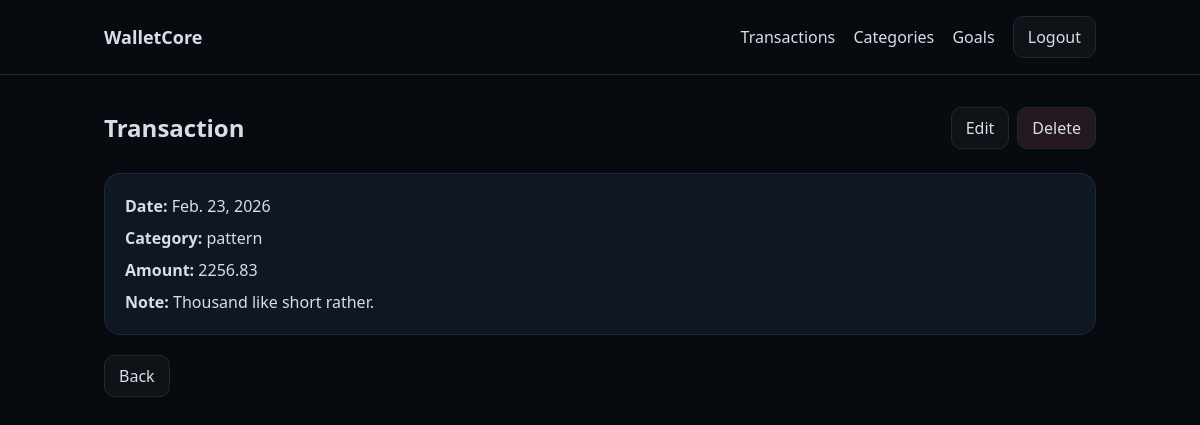
The page /transactions/1/ (signed in) on the database its author committed.
### finances/models.py (models this page shows, shortened)
class Transaction(models.Model):
    user = models.ForeignKey(User, on_delete=models.CASCADE)
    category = models.ForeignKey(Category, on_delete=models.PROTECT)
    amount = models.DecimalField(max_digits=12, decimal_places=2)
    date = models.DateField(default=timezone.now)
    note = models.TextField(blank=True)

class Category(models.Model):
    INCOME = 'INCOME'
    EXPENSE = 'EXPENSE'
    TYPE_CHOICES = [(INCOME, 'Income'), (EXPENSE, 'Expense')]
    name = models.CharField(max_length=50)
    type = models.CharField(max_length=10, choices=TYPE_CHOICES)

### finances/views.py (the view)
# urls.py: path("transactions/<int:pk>/", views.TransactionDetail.as_view(), name="transaction_detail"),
class TransactionDetail(LoginRequiredMixin, DetailView):
    model = Transaction
    template_name = "finances/transaction_detail.html"
    def get_queryset(self):
        return Transaction.objects.filter(user=self.request.user)

### templates/finances/transaction_detail.html
{% extends "base.html" %}
{% block content %}
<div class="flex items-center justify-between mb-6">
  <h2 class="text-2xl font-semibold">Transaction</h2>
  <div class="flex gap-2">
    <a class="wc-btn" href="{% url 'finances:transaction_edit' object.pk %}">Edit</a>
    <a class="wc-btn" style="background: var(--danger-soft);" href="{% url 'finances:transaction_delete' object.pk %}">Delete</a>
  </div>
</div>
<div class="wc-card space-y-2">
  <p><strong>Date:</strong> {{ object.date }}</p>
  <p><strong>Category:</strong> {{ object.category.name }}</p>
  <p><strong>Amount:</strong> {{ object.amount }}</p>
  <p><strong>Note:</strong> {{ object.note|default:"-" }}</p>
</div>
<div class="mt-5">
  <a class="wc-btn" href="{% url 'finances:transaction_list' %}">Back</a>
</div>
{% endblock %}

### templates/base.html (style rules this page uses)
:root { --bg0: #070b10; --bg1: #0f1722; --line: #1b2a3a; --text: #d8dee9; --muted: #8b9bb4; --emerald: #10b981; --emerald-soft: rgba(16, 185, 129, 0.15); --danger-soft: rgba(251, 113, 133, 0.12); }
body { background: var(--bg0); color: var(--text); }
.wc-card { background: var(--bg1); border: 1px solid var(--line); border-radius: 16px; padding: 20px; }
.wc-btn { padding: 8px 14px; border-radius: 10px; border: 1px solid var(--line); background: rgba(255, 255, 255, 0.03); display: inline-flex; align-items: center; justify-content: center; gap: 6px; }
a { text-decoration: none; }

### rows shown on the page
Transaction: date "Feb. 23, 2026", category.name "pattern", amount "2256.83", note "Thousand like short rather."
